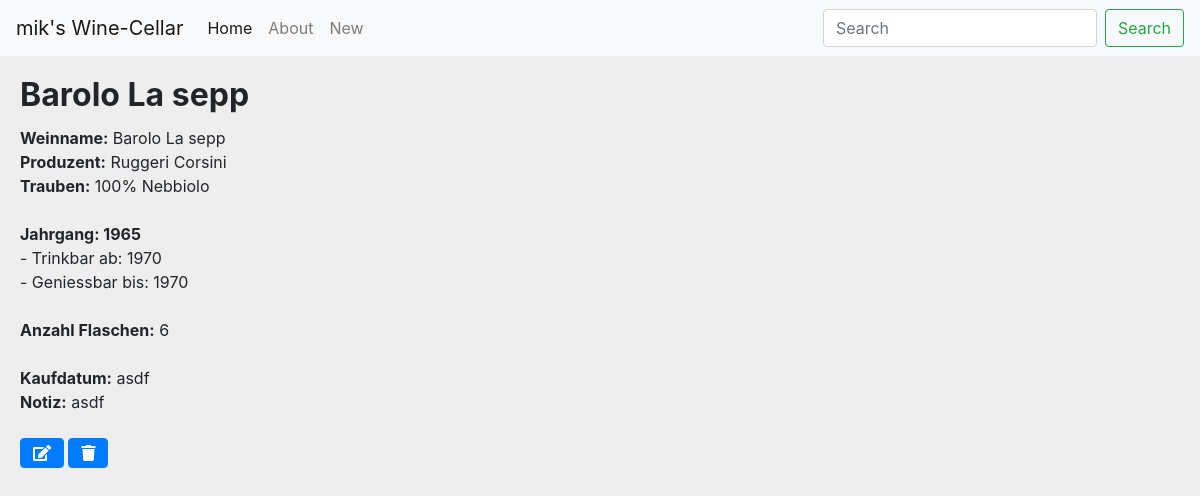
Page /wine/2 on the earlier database version.
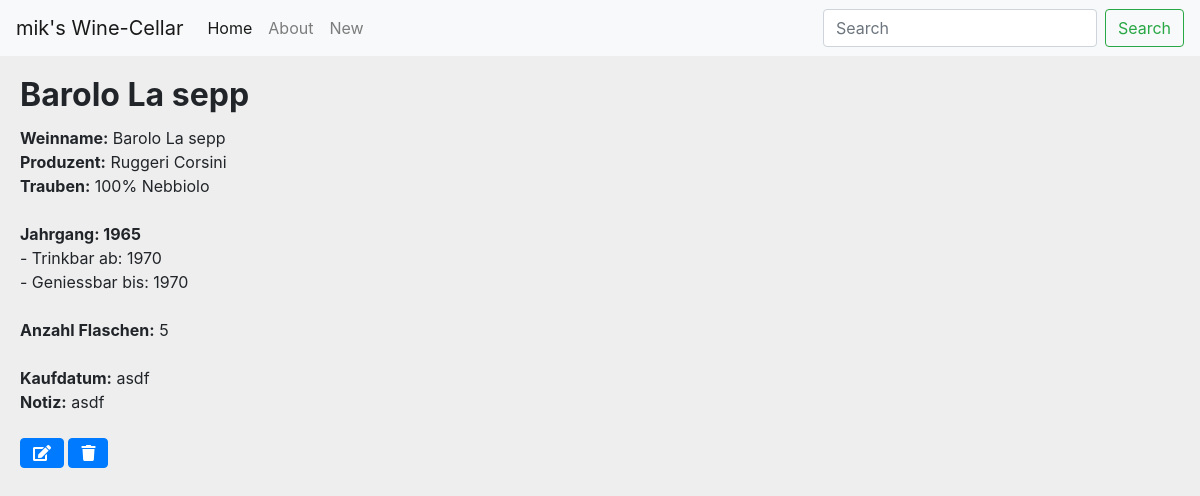
Same page on the later database version.
### wine/models.py (models this page shows)
class Wine(models.Model):
    winename = models.CharField(max_length=200)
    producer = models.CharField(max_length=200)
    grapes = models.CharField(max_length=200)
    year = models.CharField(max_length=200)
    country = models.CharField(max_length=200, null=True,)
    region = models.CharField(max_length=200, null=True,)
    purchase = models.CharField(max_length=200, null=True,)
    notes = models.CharField(max_length=400, null=True,)
    drinkfrom = models.CharField(max_length=200)
    drinkto = models.CharField(max_length=200)
    nmbrbottles = models.IntegerField()
    entrydate = models.DateTimeField('date published', null=True,)
    editdate = models.DateTimeField(null=True,)

### wine/views.py (the view)
# urls.py: path('wine/<int:pk>', WineDetailView.as_view(), name='wine_detail'),
class WineDetailView(DetailView):
    model = Wine

### wine/templates/wine/wine_detail.html (shortened to what this page needs)
{% extends "./base.html" %}
{% block content %}
  <div class="card-body">
      <h2 class="card-title"><b>{{ wine.winename }}</b></h2>
    <div class="card-text">
        <b>Weinname:</b>      {{ wine.winename }}<br>
        <b>Produzent:</b> {{ wine.producer }}<br>
        <b>Trauben:</b> {{ wine.grapes }}<br><br>
        <b>Jahrgang: {{ wine.year }}</b><br>
           - Trinkbar ab: {{ wine.drinkfrom }}<br>
           - Geniessbar bis: {{ wine.drinkto }}<br>
        <br>
        <b>Anzahl Flaschen:</b> {{ wine.nmbrbottles }}<br>
      <br>
        <b>Kaufdatum:</b> {{ wine.purchase }}<br>
        <b>Notiz:</b> {{ wine.notes }}
      <br><br>
        <a href="{% url "wine_edit" wine.id %}" class="btn btn-primary"><i class="fas fa-edit"></i></a>
        <a href="{% url "wine_delete" wine.id %}" class="btn btn-primary"><i class="fas fa-trash"></i></a>
  </div>
  </div>
{% endblock %}

Differences in the rows shown:
changed Wine "Barolo La sepp": nmbrbottles "6" → "5"
